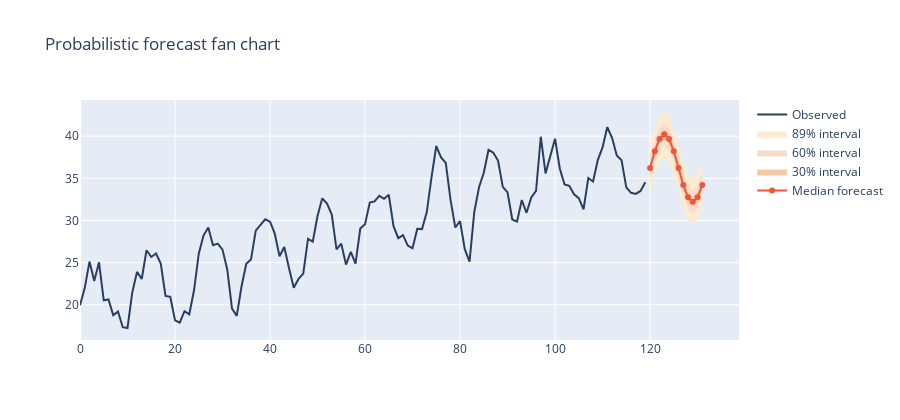

The notebook cell this image was saved under:
### Code cell
import numpy as np
import pandas as pd
import plotly.graph_objects as go
from statistics import NormalDist

np.random.seed(21)

# Synthetic series with noise
n = 120
t = np.arange(n)
y = 20 + 0.15 * t + 4 * np.sin(2 * np.pi * t / 12) + np.random.normal(0, 1.3, n)

# Simple mean forecast: last seasonal cycle
h = 12
fh = np.arange(1, h + 1)
forecast_idx = t[-1] + fh
seasonal = 4 * np.sin(2 * np.pi * forecast_idx / 12)
mean_forecast = (y[-12:].mean()) + seasonal

# Estimate residual scale from recent history
residuals = y[-36:] - (y[-36:].mean() + 4 * np.sin(2 * np.pi * t[-36:] / 12))
sigma = residuals.std(ddof=1)

# Build quantile fan
quantiles = [0.05, 0.2, 0.35, 0.5, 0.65, 0.8, 0.95]
q_forecasts = {}
for q in quantiles:
    z = NormalDist().inv_cdf(q)
    q_forecasts[q] = mean_forecast + z * sigma

fig = go.Figure()
fig.add_trace(go.Scatter(x=t, y=y, mode="lines", name="Observed", line=dict(color="#2a3f5f")))

# Fan chart: draw from outer to inner
palette = ["#fdebd0", "#f6ddcc", "#f5cba7", "#edbb99", "#e59866", "#dc7633"]

pairs = [(0.05, 0.95), (0.2, 0.8), (0.35, 0.65)]
for i, (low, high) in enumerate(pairs):
    fig.add_trace(
        go.Scatter(
            x=np.concatenate([forecast_idx, forecast_idx[::-1]]),
            y=np.concatenate([q_forecasts[high], q_forecasts[low][::-1]]),
            fill="toself",
            fillcolor=palette[i],
            line=dict(color="rgba(0,0,0,0)"),
            name=f"{int((high-low)*100)}% interval",
        )
    )

fig.add_trace(
    go.Scatter(
        x=forecast_idx,
        y=q_forecasts[0.5],
        mode="lines+markers",
        name="Median forecast",
        line=dict(color="#ef553b"),
    )
)

fig.update_layout(title="Probabilistic forecast fan chart", height=420)
fig.show()

### Figure 1 — Plotly figure (JSON) as saved in the notebook; plotly's stock layout.template omitted (floating-point values rounded to 4 significant figures)
{"data": [{"line": {"color": "#2a3f5f"}, "mode": "lines", "name": "Observed", "type": "scatter", "x": [0, 1, 2, 3, 4, 5, 6, 7, 8, 9, 10, 11, 12, 13, 14, 15, 16, 17, 18, 19, 20, 21, 22, 23, 24, 25, 26, 27, 28, 29, 30, 31, 32, 33, 34, 35, 36, 37, 38, 39, 40, 41, 42, 43, 44, 45, 46, 47, 48, 49, 50, 51, 52, 53, 54, 55, 56, 57, 58, 59, 60, 61, 62, 63, 64, 65, 66, 67, 68, 69, 70, 71, 72, 73, 74, 75, 76, 77, 78, 79, 80, 81, 82, 83, 84, 85, 86, 87, 88, 89, 90, 91, 92, 93, 94, 95, 96, 97, 98, 99, 100, 101, 102, 103, 104, 105, 106, 107, 108, 109, 110, 111, 112, 113, 114, 115, 116, 117, 118, 119], "y": [19.93, 22.01, 25.12, 22.82, 25.03, 20.53, 20.63, 18.75, 19.2, 17.33, 17.24, 21.44, 23.89, 23.05, 26.46, 25.67, 26.08, 24.88, 21.04, 20.93, 18.16, 17.86, 19.24, 18.87, 21.68, 26.05, 28.2, 29.16, 27.06, 27.26, 26.54, 24.18, 19.54, 18.68, 22.16, 24.87, 25.37, 28.79, 29.48, 30.14, 29.85, 28.44, 25.75, 26.85, 24.33, 22.02, 23.07, 23.7, 27.82, 27.49, 30.53, 32.62, 31.99, 30.7, 26.56, 27.24, 24.76, 26.27, 24.88, 29.03, 29.54, 32.12, 32.25, 32.92, 32.56, 33.05, 29.32, 27.9, 28.26, 27.02, 26.7, 29.02, 28.97, 30.99, 35.13, 38.83, 37.48, 36.83, 32.44, 29.17, 29.92, 26.6, 25.12, 31.0, 33.94, 35.67, 38.38, 38.05, 37.11, 33.98, 33.33, 30.11, 29.86, 32.42, 30.91, 32.74, 33.5, 39.93, 35.59, 37.65, 39.69, 36.17, 34.27, 34.11, 33.11, 32.64, 31.32, 35.03, 34.63, 37.16, 38.67, 41.08, 39.81, 37.71, 37.14, 33.92, 33.28, 33.14, 33.5, 34.54]}, {"fill": "toself", "fillcolor": "#fdebd0", "line": {"color": "rgba(0,0,0,0)"}, "name": "89% interval", "type": "scatter", "x": [120, 121, 122, 123, 124, 125, 126, 127, 128, 129, 130, 131, 131, 130, 129, 128, 127, 126, 125, 124, 123, 122, 121, 120], "y": [38.87, 40.87, 42.33, 42.87, 42.33, 40.87, 38.87, 36.87, 35.4, 34.87, 35.4, 36.87, 31.56, 30.1, 29.56, 30.1, 31.56, 33.56, 35.56, 37.02, 37.56, 37.02, 35.56, 33.56]}, {"fill": "toself", "fillcolor": "#f6ddcc", "line": {"color": "rgba(0,0,0,0)"}, "name": "60% interval", "type": "scatter", "x": [120, 121, 122, 123, 124, 125, 126, 127, 128, 129, 130, 131, 131, 130, 129, 128, 127, 126, 125, 124, 123, 122, 121, 120], "y": [37.57, 39.57, 41.04, 41.57, 41.04, 39.57, 37.57, 35.57, 34.11, 33.57, 34.11, 35.57, 32.86, 31.39, 30.86, 31.39, 32.86, 34.86, 36.86, 38.32, 38.86, 38.32, 36.86, 34.86]}, {"fill": "toself", "fillcolor": "#f5cba7", "line": {"color": "rgba(0,0,0,0)"}, "name": "30% interval", "type": "scatter", "x": [120, 121, 122, 123, 124, 125, 126, 127, 128, 129, 130, 131, 131, 130, 129, 128, 127, 126, 125, 124, 123, 122, 121, 120], "y": [36.84, 38.84, 40.3, 40.84, 40.3, 38.84, 36.84, 34.84, 33.37, 32.84, 33.37, 34.84, 33.59, 32.13, 31.59, 32.13, 33.59, 35.59, 37.59, 39.06, 39.59, 39.06, 37.59, 35.59]}, {"line": {"color": "#ef553b"}, "mode": "lines+markers", "name": "Median forecast", "type": "scatter", "x": [120, 121, 122, 123, 124, 125, 126, 127, 128, 129, 130, 131], "y": [36.21, 38.21, 39.68, 40.21, 39.68, 38.21, 36.21, 34.21, 32.75, 32.21, 32.75, 34.21]}], "layout": {"height": 420, "title": {"text": "Probabilistic forecast fan chart"}}}
